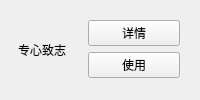
      <widget class="QWidget" name="widget_3" native="true">
       <layout class="QHBoxLayout" name="horizontalLayout_2">
        <item>
         <widget class="QToolButton" name="toolButton">
          <property name="sizePolicy">
           <sizepolicy hsizetype="Fixed" vsizetype="Fixed">
            <horstretch>207</horstretch>
            <verstretch>202</verstretch>
           </sizepolicy>
          </property>
          <property name="text">
           <string>专心致志</string>
          </property>
          <property name="icon">
           <iconset>
            <normaloff>:/icon/res/zhuanxinPlus.jpg</normaloff>:/icon/res/zhuanxinPlus.jpg</iconset>
          </property>
          <property name="iconSize">
           <size>
            <width>200</width>
            <height>200</height>
           </size>
          </property>
          <property name="toolButtonStyle">
           <enum>Qt::ToolButtonTextUnderIcon</enum>
          </property>
          <property name="autoRaise">
           <bool>true</bool>
          </property>
         </widget>
        </item>
        <item>
         <widget class="QWidget" name="widget_2" native="true">
          <layout class="QVBoxLayout" name="verticalLayout">
           <item>
            <widget class="QPushButton" name="detail1">
             <property name="text">
              <string>详情</string>
             </property>
            </widget>
           </item>
           <item>
            <widget class="QPushButton" name="use1">
             <property name="text">
              <string>使用</string>
             </property>
            </widget>
           </item>
          </layout>
         </widget>
        </item>
       </layout>
      </widget>
